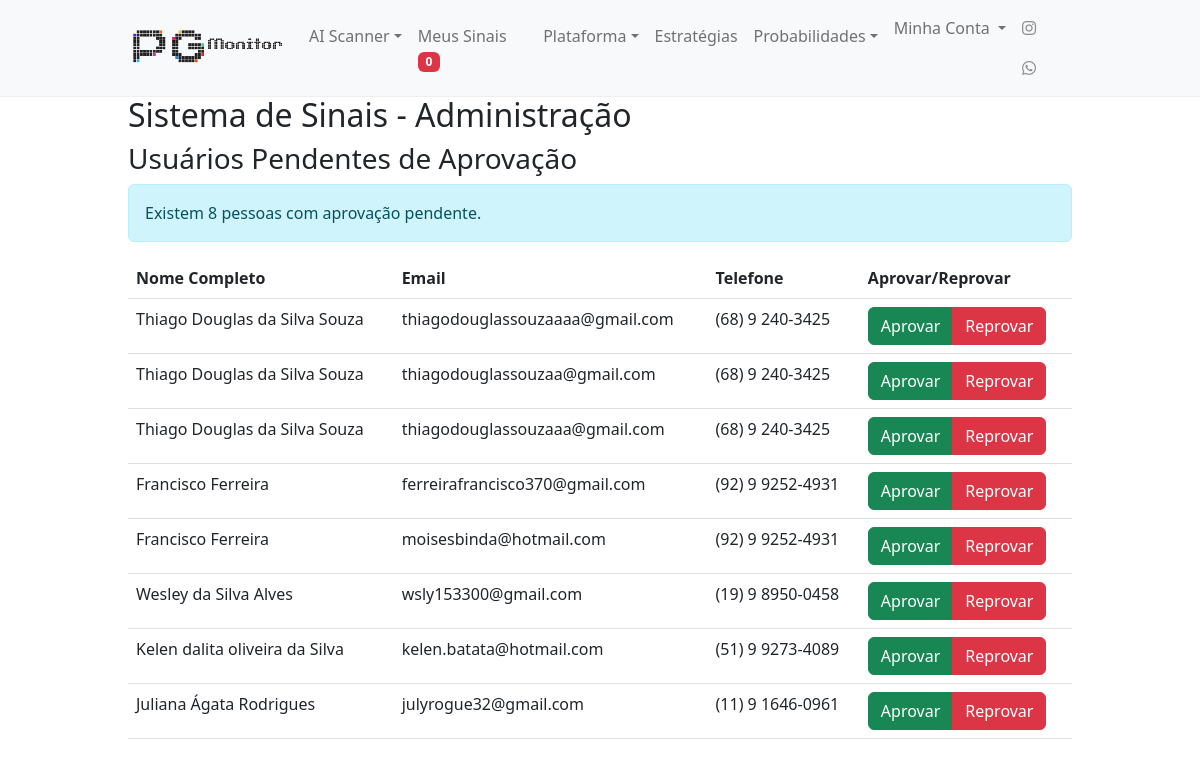
Page /pending_users.php (signed in) on the committed database.
### tables this page shows
CREATE TABLE `users` (
  `id` int(11) NOT NULL,
  `name` varchar(100) NOT NULL,
  `email` varchar(100) NOT NULL,
  `phone` varchar(20) NOT NULL,
  `password` varchar(100) NOT NULL,
  `role` enum('user','gold','admin') NOT NULL DEFAULT 'user',
  `approved` int(11) DEFAULT 0,
  `reset_token` varchar(255) DEFAULT NULL
);

### pending_users.php (the view, shortened to what this page needs)
<?php
require_once 'db_connection.php';
$userSql = "SELECT * FROM users WHERE approved = '0'";
$userResult = $conn->query($userSql);
$numPendingUsers = $userResult->num_rows;
?>
<!DOCTYPE html>
<html>
<head>
    <link rel="stylesheet" href="https://cdnjs.cloudflare.com/ajax/libs/bootstrap/5.2.3/css/bootstrap.min.css">
</head>
<body>
<?php include 'menu.php'; ?>
<div class="container">
    <h2>Sistema de Sinais - Administração</h2>
    <h3>Usuários Pendentes de Aprovação</h3>
    <?php if ($numPendingUsers > 0): ?>
        <div class="alert alert-info" role="alert">
            <?php echo "Existem $numPendingUsers pessoas com aprovação pendente."; ?>
        </div>
    <?php endif; ?>
    <?php if ($userResult->num_rows > 0): ?>
        <div class="table-responsive">
            <table class="table">
                <thead>
                <tr>
                    <th>Nome Completo</th>
                    <th>Email</th>
                    <th>Telefone</th>
                    <th>Aprovar/Reprovar</th>
                </tr>
                </thead>
                <tbody>
                <?php while ($userRow = $userResult->fetch_assoc()): ?>
                    <tr>
                        <td><?php echo $userRow['name']; ?></td>
                        <td><?php echo $userRow['email']; ?></td>
                        <td><?php echo $userRow['phone']; ?></td>
                        <td>
                            <form method="POST" action="">
                                <div class="btn-group" role="group" aria-label="Aprovar/Reprovar">
                                    <button type="submit" name="approval" value="1" class="btn btn-success">Aprovar</button>
                                    <button type="submit" name="approval" value="0" class="btn btn-danger">Reprovar</button>
                                </div>
                            </form>
                        </td>
                    </tr>
                <?php endwhile; ?>
                </tbody>
            </table>
        </div>
    <?php else: ?>
        <p>Nenhum usuário pendente de aprovação encontrado.</p>
    <?php endif; ?>
</div>
</body>
</html>

### menu.php (style rules this page uses)
.container { max-width: 968px !important; }
body { padding-top: 56px; }

### rows in the picture
users: name "Thiago Douglas da Silva Souza", email "thiagodouglassouzaaaa@gmail.com", phone "(68) 9 240-3425"
users: name "Thiago Douglas da Silva Souza", email "thiagodouglassouzaa@gmail.com", phone "(68) 9 240-3425"
users: name "Thiago Douglas da Silva Souza", email "thiagodouglassouzaaa@gmail.com", phone "(68) 9 240-3425"
users: name "Francisco Ferreira", email "ferreirafrancisco370@gmail.com", phone "(92) 9 9252-4931"
users: name "Francisco Ferreira", email "moisesbinda@hotmail.com", phone "(92) 9 9252-4931"
users: name "Wesley da Silva Alves", email "wsly153300@gmail.com", phone "(19) 9 8950-0458"
users: name "Kelen dalita oliveira da Silva", email "kelen.batata@hotmail.com", phone "(51) 9 9273-4089"
users: name "Juliana Ágata Rodrigues", email "julyrogue32@gmail.com", phone "(11) 9 1646-0961"

### other values in the picture
getNumberOfUserSignals($user_id) "0"
$numPendingUsers "8"
